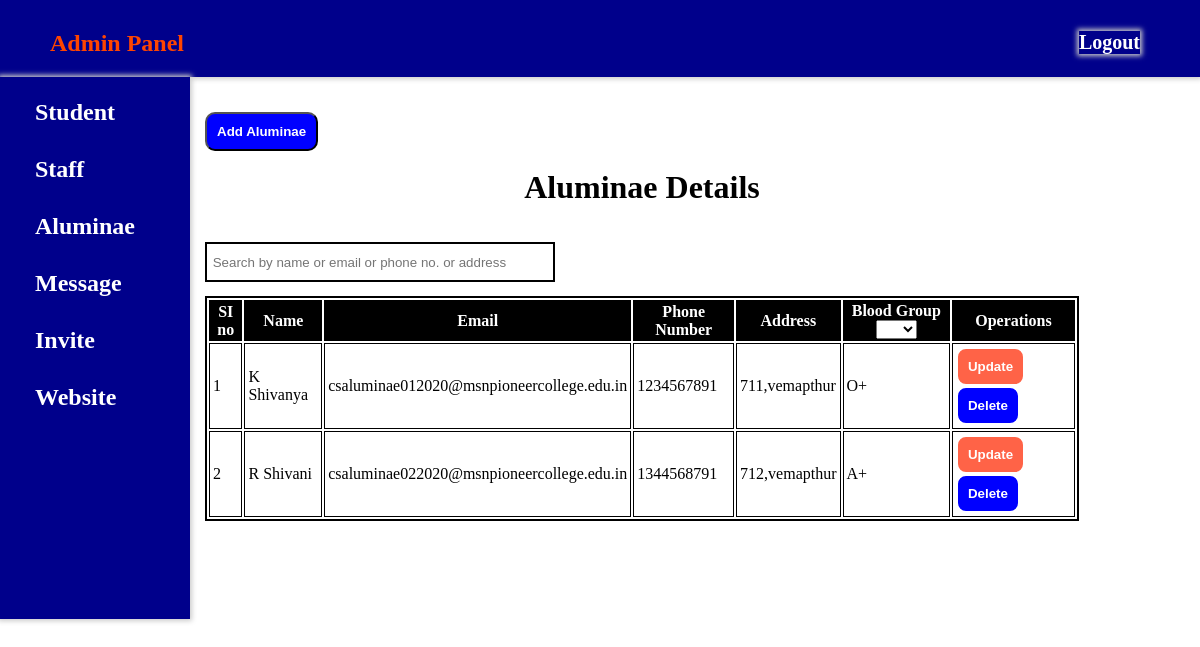
The page /aluminae_record.php on the database its author committed.
### tables this page shows
CREATE TABLE `aluminae` (
  `id` int(11) NOT NULL,
  `aluminae_name` varchar(50) NOT NULL,
  `email` varchar(50) NOT NULL,
  `ph_no` int(20) NOT NULL,
  `address` varchar(100) NOT NULL,
  `blood_grp` varchar(20) NOT NULL
);

### aluminae_record.php (the view, shortened to what this page needs)
<?php
include 'connect.php';
?>
<!DOCTYPE html>
<html>
<head>
	<link rel="stylesheet" type="text/css" href="admin.css">
</head>
<body>
	<div class="header">
		<h2><b><a href="admin_logged.php" style="color: orangered;">Admin Panel</a></b></h2>
		<div class="logout">
			<a href="logout.php" style="color:white;font-size: 20px;">Logout</a>
		</div>
	</div>
	<div class="container">
		<div class="menu">
		<ul>
			<li><a href="student_record.php">Student</a></li>
			<li><a href="staff_record.php">Staff</a></li>
			<li><a href="aluminae_record.php">Aluminae</a></li>
			<li><a href="admin_msg.php">Message</a></li>
			<li><a href="invite_aluminae.php">Invite</a></li>
			<li><a href="#">Website</a>
			</li>
		</ul>
	</div>
	<div class="content">
		<button class="add-btn"><a href="aluminae_rec_insert.php">Add Aluminae</a></button>
		<center>
			<table class="table" id="emp-table">
				<caption>
				<b><h1> Aluminae Details </h1></b><br><br>
				<input type="search" id="searchBox-2" placeholder=" Search by name or email or phone no. or address"><br><br><br>
				</caption>
			<br>
			<thead>
				<tr>
					<th col-index = 1>SI no</th>
					<th col-index = 2>Name</th>
					<th col-index = 3>Email</th>
					<th col-index = 4>Phone Number</th>
					<th col-index = 5>Address</th>
					<th col-index=6>Blood Group
						<select class="table-filter" onchange="filter_rows()">
                    		<option value="all"></option>
               			</select>
               		</th>
					<th>Operations</th>
				</tr>
			</thead>
			<tbody>
				<?php
					$sql="select * from aluminae";
					$result=mysqli_query($con,$sql);
					if($result){
						$i=0;
						while($row=mysqli_fetch_assoc($result)){
							$i++;
							$id=$row['id'];
							$aluminae_name=$row['aluminae_name'];
							$email=$row['email'];
							$ph_no=$row['ph_no'];
							$address=$row['address'];
							$blood_grp=$row['blood_grp'];
							echo '
							<tr>
								<td>'.$i.'</td>
								<td>'.$aluminae_name.'</td>
								<td>'.$email.'</td>
								<td>'.$ph_no.'</td>
								<td>'.$address.'</td>
								<td>'.$blood_grp.'</td>
								<td>
								<button class="btn upt"><a href="aluminae_rec_update.php?updateid='.$id.'">Update</a></button>
								<button class="btn del"><a href="aluminae_rec_delete.php?deleteid='.$id.'">Delete</a></button>
							    </td>
							</tr>';
						}
					}
				?>
			</tbody>
			</table>
	</div>
</div>
</body>
</html>

### admin.css (style rules this page uses)
* { padding: 0; margin: 0; margin-bottom: 0; margin-left: 0; margin-right: 0; margin-top: 0; padding-bottom: 0; padding-left: 0; padding-right: 0; padding-top: 0; }
body { background-size: cover; box-sizing: border-box; font-family: serif,sans-serif; }
a { text-decoration: none; color: white; font-weight: bold; }
.header { background-color: darkblue; padding: 30px 60px 20px 50px; //top right bottom left box-sizing: border-box; box-shadow: 0px 0px 5px 2px #ccc; width: auto; position: sticky; top: 0; }
.logout { float: right; position: relative; top: -26px; box-sizing: border-box; box-shadow: 0px 0px 5px 2px #ccc; }
.menu { background-color: darkblue; height: 542px; padding: 2px 35px 0px 15px; box-sizing: border-box; box-shadow: 0px 0px 5px 2px #ccc; font-size: 24px; position: sticky; top: 78px; }
.menu ul { display: flex; flex-direction: column; list-style: none; }
.menu ul li { width: 100%; margin: 10px 10px 0px 10px; padding: 10px; }
.container { display: flex; }

### aluminae_record.php (style rules this page uses)
.content { padding: 35px 0px 20px 15px; }
.add-btn { background-color: blue; color: white; padding: 10px; text-decoration: none; border-radius: 10px; font-weight: bold; }
.btn { color: white; padding: 10px; text-decoration: none; border-radius: 10px; border: 2px solid #fff; font-weight: bold; cursor: pointer; }
.upt { background-color: tomato; }
.del { background-color: blue; }
.table { border: 2px solid black; }
th { padding: 2px; color: white; background-color: black; }
td { padding: 3px; border: 1px solid black; }
#searchBox-2 { width: 40%; height: 5vh; padding: 2px; border: 2px solid black; float: left; }

### rows shown on the page
aluminae: aluminae_name "K Shivanya", email "csaluminae012020@msnpioneercollege.edu.in", ph_no "1234567891", address "711,vemapthur", blood_grp "O+"
aluminae: aluminae_name "R Shivani", email "csaluminae022020@msnpioneercollege.edu.in", ph_no "1344568791", address "712,vemapthur", blood_grp "A+"
